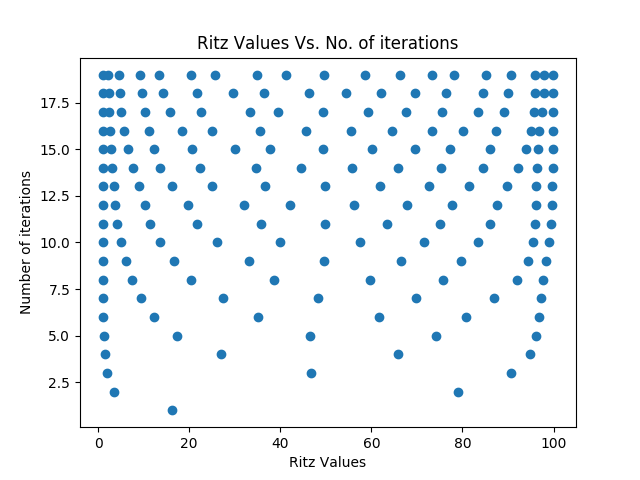

This figure's Python source:
import numpy as np
import numpy.linalg as npla
import matplotlib.pyplot as plt
from problem_2a import QR_fact_iter
from problem_6b import lancoiz



def main():

	B = np.random.random((100, 100))
	Q, R = QR_fact_iter(B)
	D = np.diag(np.arange(1, Q.shape[1] + 1))
	A = np.dot(np.dot(Q, D), Q.T)
	Q, H, rvals = lancoiz(A)

	plt.xlabel("Ritz Values")
	plt.ylabel("Number of iterations")
	plt.title("Ritz Values Vs. No. of iterations")
	plt.scatter(rvals[:, 1], rvals[:, 0])
	plt.savefig("problem_6c.png")
	plt.show()

if __name__ == '__main__':
	main()